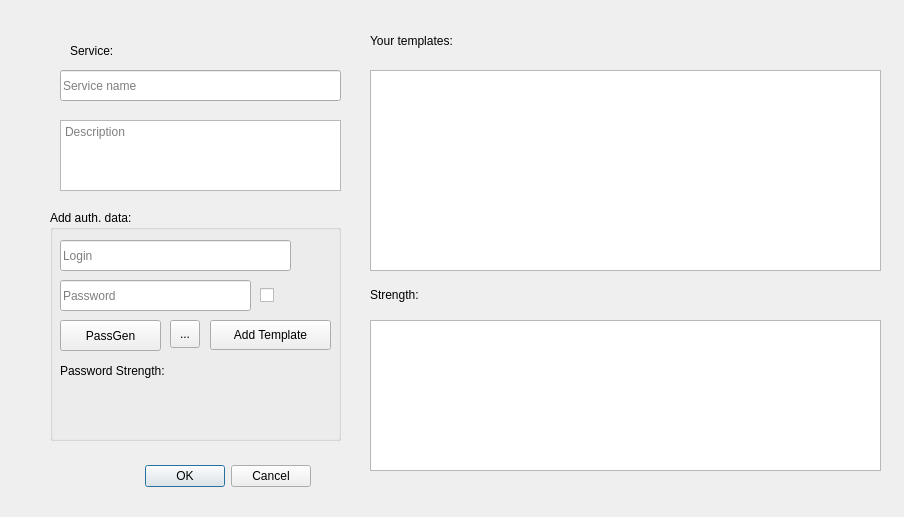
<?xml version="1.0" encoding="UTF-8"?>
<ui version="4.0">
 <class>EditDialog</class>
 <widget class="QDialog" name="EditDialog">
  <property name="geometry">
   <rect>
    <x>0</x>
    <y>0</y>
    <width>904</width>
    <height>517</height>
   </rect>
  </property>
  <property name="windowTitle">
   <string>Edit Service</string>
  </property>
  <widget class="QDialogButtonBox" name="buttonBox">
   <property name="geometry">
    <rect>
     <x>-30</x>
     <y>460</y>
     <width>341</width>
     <height>32</height>
    </rect>
   </property>
   <property name="orientation">
    <enum>Qt::Horizontal</enum>
   </property>
   <property name="standardButtons">
    <set>QDialogButtonBox::Cancel|QDialogButtonBox::Ok</set>
   </property>
  </widget>
  <widget class="QLabel" name="label_3">
   <property name="geometry">
    <rect>
     <x>370</x>
     <y>30</y>
     <width>171</width>
     <height>21</height>
    </rect>
   </property>
   <property name="text">
    <string>Your templates:</string>
   </property>
  </widget>
  <widget class="QLabel" name="label">
   <property name="geometry">
    <rect>
     <x>70</x>
     <y>40</y>
     <width>181</width>
     <height>21</height>
    </rect>
   </property>
   <property name="text">
    <string>Service:</string>
   </property>
  </widget>
  <widget class="QGroupBox" name="groupBox">
   <property name="geometry">
    <rect>
     <x>50</x>
     <y>210</y>
     <width>291</width>
     <height>231</height>
    </rect>
   </property>
   <property name="title">
    <string>Add auth. data:</string>
   </property>
   <widget class="QLineEdit" name="lineEditLogin">
    <property name="geometry">
     <rect>
      <x>10</x>
      <y>30</y>
      <width>231</width>
      <height>31</height>
     </rect>
    </property>
    <property name="placeholderText">
     <string>Login</string>
    </property>
   </widget>
   <widget class="QLineEdit" name="lineEditPassword">
    <property name="geometry">
     <rect>
      <x>10</x>
      <y>70</y>
      <width>191</width>
      <height>31</height>
     </rect>
    </property>
    <property name="placeholderText">
     <string>Password</string>
    </property>
   </widget>
   <widget class="QCheckBox" name="checkBox">
    <property name="geometry">
     <rect>
      <x>210</x>
      <y>70</y>
      <width>61</width>
      <height>31</height>
     </rect>
    </property>
    <property name="text">
     <string/>
    </property>
   </widget>
   <widget class="QPushButton" name="pushButton">
    <property name="geometry">
     <rect>
      <x>10</x>
      <y>110</y>
      <width>101</width>
      <height>31</height>
     </rect>
    </property>
    <property name="text">
     <string>PassGen</string>
    </property>
   </widget>
   <widget class="QLabel" name="label_2">
    <property name="geometry">
     <rect>
      <x>10</x>
      <y>150</y>
      <width>171</width>
      <height>21</height>
     </rect>
    </property>
    <property name="text">
     <string>Password Strength:</string>
    </property>
   </widget>
   <widget class="QToolButton" name="toolButton">
    <property name="geometry">
     <rect>
      <x>120</x>
      <y>110</y>
      <width>30</width>
      <height>28</height>
     </rect>
    </property>
    <property name="text">
     <string>...</string>
    </property>
   </widget>
   <widget class="QPushButton" name="pushButton_2">
    <property name="geometry">
     <rect>
      <x>160</x>
      <y>110</y>
      <width>121</width>
      <height>30</height>
     </rect>
    </property>
    <property name="text">
     <string>Add Template</string>
    </property>
   </widget>
  </widget>
  <widget class="QTextBrowser" name="textBrowser">
   <property name="geometry">
    <rect>
     <x>370</x>
     <y>320</y>
     <width>511</width>
     <height>151</height>
    </rect>
   </property>
  </widget>
  <widget class="QLineEdit" name="lineEdit">
   <property name="geometry">
    <rect>
     <x>60</x>
     <y>70</y>
     <width>281</width>
     <height>31</height>
    </rect>
   </property>
   <property name="placeholderText">
    <string>Service name</string>
   </property>
  </widget>
  <widget class="QLabel" name="labelStrength">
   <property name="geometry">
    <rect>
     <x>370</x>
     <y>270</y>
     <width>161</width>
     <height>51</height>
    </rect>
   </property>
   <property name="text">
    <string>Strength:</string>
   </property>
   <property name="textFormat">
    <enum>Qt::RichText</enum>
   </property>
  </widget>
  <widget class="QTextEdit" name="textEdit">
   <property name="geometry">
    <rect>
     <x>60</x>
     <y>120</y>
     <width>281</width>
     <height>71</height>
    </rect>
   </property>
   <property name="placeholderText">
    <string>Description</string>
   </property>
  </widget>
  <widget class="QListWidget" name="listWidget">
   <property name="geometry">
    <rect>
     <x>370</x>
     <y>70</y>
     <width>511</width>
     <height>201</height>
    </rect>
   </property>
  </widget>
 </widget>
 <resources/>
 <connections>
  <connection>
   <sender>buttonBox</sender>
   <signal>accepted()</signal>
   <receiver>EditDialog</receiver>
   <slot>accept()</slot>
   <hints>
    <hint type="sourcelabel">
     <x>248</x>
     <y>254</y>
    </hint>
    <hint type="destinationlabel">
     <x>157</x>
     <y>274</y>
    </hint>
   </hints>
  </connection>
  <connection>
   <sender>buttonBox</sender>
   <signal>rejected()</signal>
   <receiver>EditDialog</receiver>
   <slot>reject()</slot>
   <hints>
    <hint type="sourcelabel">
     <x>316</x>
     <y>260</y>
    </hint>
    <hint type="destinationlabel">
     <x>286</x>
     <y>274</y>
    </hint>
   </hints>
  </connection>
 </connections>
</ui>
